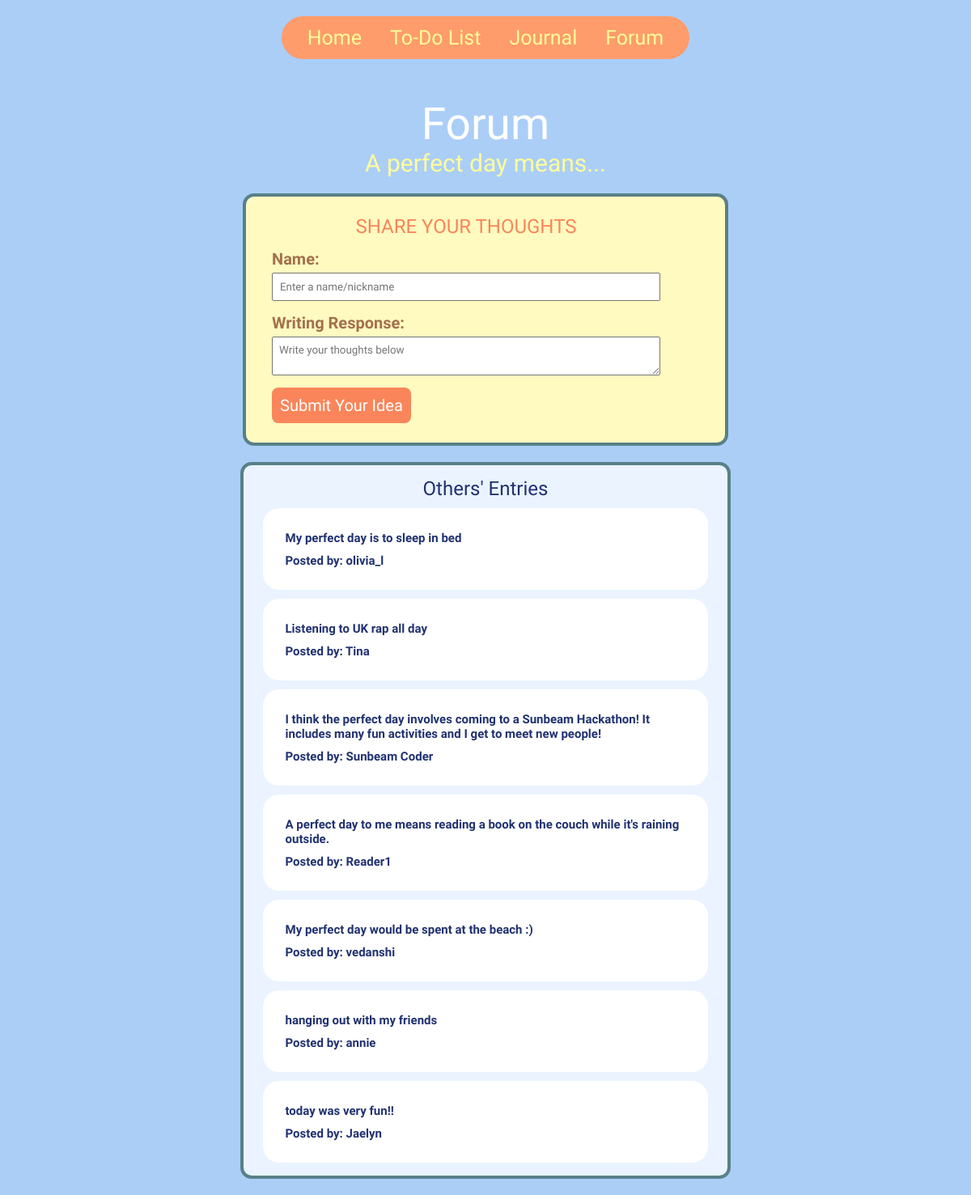
The page /forum/2 on the database its author committed.
### perfectDay/models.py (models this page shows)
class forumpost(models.Model):
    authorid = models.SmallIntegerField()
    author = models.CharField()
    text= models.CharField()

### perfectDay/views.py (the view)
# urls.py: path('forum/<int:userID>', views.forum, name='forum'),
def forum(request, userID):
    allposts= forumpost.objects.all().values()
    data = {"ID": userID,
            "forums": allposts}
    template = loader.get_template('forum.html')
    if request.method == "POST":
        print("hi")
        name = request.POST.get("inputname")
        text = request.POST.get("inputtext")
        new  = forumpost(authorid= userID, author  = name, text = text)
        new.save()
    return HttpResponse(template.render(request=request, context= data))

### perfectDay/templates/forum.html (shortened to what this page needs)
<!DOCTYPE html>
<html lang="en">
{% load static %}
<head>
    <link rel="stylesheet" href="{% static 'css/forum.css' %}">
</head>
<body>
  {% include 'nav.html' %}
<div class="main-container">
  <div class="heading">
  <h6 class="journal-page-title">Forum</h6>
  <h3> A perfect day means...</h3>
  </div>
  <div class="DisplayContainer1">
        <form method = "POST" id="answerForm" >
            <h1>SHARE YOUR THOUGHTS</h1>
            <div>
                <label>Name:</label>
                <input type="text" name="inputname" placeholder="Enter a name/nickname" required>
            </div>
            <div>
                <label>Writing Response: </label>
                <textarea name="inputtext" placeholder="Write your thoughts below" contenteditable="true" required></textarea>
            </div>
            <button type="submit" class="submit-btn">Submit Your Idea</button>
        </form>
    </div>
</div>
  <div class="main-container">
      <div class="DisplayContainer">
        <div id="reviewsDisplayContainer">
            <h1>Others' Entries</h1>
        {% for forum in forums %}
        <div class="forumBox">
          <p>{{forum.text}}</p>
          <p>Posted by: {{forum.author}}</p>
        </div>
        {% endfor %}
      </div>
  </div>
</body>

### perfectDay/static/css/forum.css (style rules this page uses)
* { margin: 0; padding: 0; box-sizing: border-box; }
:root { --Background-Color: #76afc8; --Yellow-Color: #fffd9a; --Blue-Text-Color: #213270; --Outline-Color: #faa9e6; --Orange-Color: #fcae7b; --Peach-Color: #FFDE96; --Coral-Color: #FA855A; --Teal-Color: rgb(12, 0, 99); --Light-Blue-Color: #eaf3ff; --White: #ffffff; }
body { background-color: rgb(171, 206, 247); overflow-x: hidden; overflow-y: auto; position: relative; }
html { width: 100%; }
h1 { color: var(--Blue-Text-Color); font-family: "Bungee", sans-serif; font-weight: 200; font-size: 70px; font-style: normal; margin: 0; line-height: 1.1; }
h3 { color: var(--Yellow-Color); font-family: "Mouse Memoirs", sans-serif; font-optical-sizing: auto; font-weight: 200; font-size: 30px; font-style: normal; }
h6 { color: white; font-family: "Bungee", sans-serif; font-weight: 200; font-size:55px; font-style: normal; margin: 0; line-height: 1.1; }
.heading { margin-left: 16%; margin-top: 10px; display: flex; flex-direction: column; }
p { color: var(--Blue-Text-Color); font-family: "Comfortaa", sans-serif; font-weight: 500; font-optical-sizing: auto; font-weight: 1000; font-size: 15px; }
.main-container { display: flex; flex-direction: column; justify-content: center; align-items: center; width: 100%; margin-top: 20px; margin-bottom: 20px; gap: 20px; }
.heading { margin-left: 0; margin-top: 10px; display: flex; flex-direction: column; align-items: center; }
.DisplayContainer { display: flex; justify-content: center; align-items: center; padding: 16px 24px; background-color: var(--Light-Blue-Color); border-radius: 14px; box-sizing: border-box; border: 4px solid var(--Teal-Color) }
.DisplayContainer h1 { margin: 0; font-size: 24px; text-align: center; }
.DisplayContainer1 { display: flex; flex-direction: column; align-items: flex-start; padding: 24px 32px; background-color: rgb(255, 250, 192); border-radius: 14px; box-sizing: border-box; border: 4px solid var(--Teal-Color); width: 50vw; max-width: 600px; color: #a3704e; font-family: "Comfortaa", sans-serif; font-weight: 1000; font-size: 20px; font-style: bold; }
.DisplayContainer1 h1 { font-size: 24px; text-align: center; color: var(--Coral-Color); align-self: center; margin-bottom: 15px; }
#answerForm div { display: flex; flex-direction: column; margin-bottom: 15px; width: 100%; }
#answerForm label { margin-bottom: 5px; }
#answerForm input, #answerForm textarea { font-family: inherit; width: 100; padding: 8px; }
#answerForm input[type="text"] { width: 40vw; box-sizing: border-box; padding: 8px; }
.submit-btn { background: var(--Coral-Color); border: none; border-radius: 8px; font-size: 20px; color: var(--White); cursor: pointer; font-family: "Bungee", sans-serif; transition: color 0.2s; padding: 10px 10px; }
.forumBox { position: relative; width: 550px; height: auto; background: white; border-radius: 20px; padding: 5%; margin: auto; margin-top: 2%; align-items: left; display: flex; flex-direction: column; row-gap: 10px; }

### perfectDay/static/css/nav.css (style rules this page uses)
:root { --Background-Color: #76afc8; --Yellow-Color: #fffd9a; --Blue-Text-Color: #213270; --Nav-Color: #ff9864; --Nav-Color: #ff9c6b; --Orange-Color: #fcae7b; --Peach-Color: #FFDE96; --Coral-Color: #FA855A; --Teal-Color: #578088; --Light-Blue-Color: #eaf3ff; --White: #ffffff; }

### rows shown on the page
forumpost: text "My perfect day is to sleep in bed", author "olivia_l"
forumpost: text "Listening to UK rap all day", author "Tina"
forumpost: text "I think the perfect day involves coming to a Sunbeam Hackathon! It includes many fun activities and I get to meet new people!", author "Sunbeam Coder"
forumpost: text "A perfect day to me means reading a book on the couch while it's raining outside.", author "Reader1"
forumpost: text "My perfect day would be spent at the beach :)", author "vedanshi"
forumpost: text "hanging out with my friends", author "annie"
forumpost: text "today was very fun!!", author "Jaelyn"
